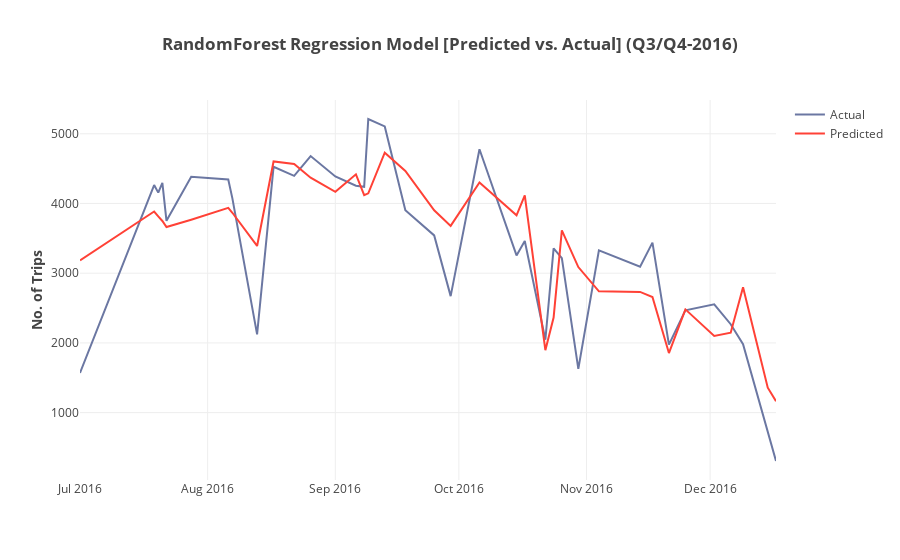

Notebook code cell kept with this figure:
### Code cell
rf_Test_Results = test.copy()
rf_Test_Results['Predicted']= (rf_Test_Predictions.astype(np.int64))

# Plot in a chart
rf_Test_Results['trip_date'] = list(map(lambda x, y, z: datetime.datetime(year=x, month=y, day=z),
                rf_Test_Results['year'], 
                rf_Test_Results['month'], 
                rf_Test_Results['day']))
rf_Test_Results = rf_Test_Results.sort_values('trip_date')

# Plot in a chart
trace1 = go.Scatter(
    y=rf_Test_Results['Total'],
    x=rf_Test_Results['trip_date'],
    name='Actual',
    marker=dict(
        color='#6B77A2'
    )
)
trace2 = go.Scatter(
    y=rf_Test_Results['Predicted'],
    x=rf_Test_Results['trip_date'],
    name='Predicted',
    marker=dict(
        color='#FF4136'
    )
)
data = [trace1, trace2]

layout = go.Layout(
    title='<b>RandomForest Regression Model [Predicted vs. Actual] (Q3/Q4-2016)</b>',
    yaxis=dict(
        title='<b>No. of Trips</b>'
    )
    #barmode='group'
)
fig = go.Figure(data=data, layout=layout)
iplot(fig)

### Figure 1 — Plotly figure (JSON) as saved in the notebook; plotly's stock layout.template omitted (floating-point values rounded to 4 significant figures)
{"data": [{"marker": {"color": "#6B77A2"}, "name": "Actual", "type": "scatter", "x": ["2016-07-01", "2016-07-19", "2016-07-20", "2016-07-21", "2016-07-22", "2016-07-28", "2016-08-06", "2016-08-07", "2016-08-13", "2016-08-17", "2016-08-22", "2016-08-26", "2016-09-01", "2016-09-06", "2016-09-08", "2016-09-09", "2016-09-13", "2016-09-18", "2016-09-25", "2016-09-29", "2016-10-06", "2016-10-15", "2016-10-17", "2016-10-22", "2016-10-24", "2016-10-26", "2016-10-30", "2016-11-04", "2016-11-14", "2016-11-17", "2016-11-21", "2016-11-25", "2016-12-02", "2016-12-06", "2016-12-09", "2016-12-15", "2016-12-17"], "y": [1570, 4265, 4156, 4296, 3751, 4382, 4344, 4073, 2122, 4526, 4397, 4680, 4387, 4255, 4239, 5212, 5106, 3902, 3542, 2671, 4778, 3255, 3462, 2045, 3355, 3215, 1628, 3329, 3094, 3439, 1976, 2468, 2554, 2268, 1982, 705, 306]}, {"marker": {"color": "#FF4136"}, "name": "Predicted", "type": "scatter", "x": ["2016-07-01", "2016-07-19", "2016-07-20", "2016-07-21", "2016-07-22", "2016-07-28", "2016-08-06", "2016-08-07", "2016-08-13", "2016-08-17", "2016-08-22", "2016-08-26", "2016-09-01", "2016-09-06", "2016-09-08", "2016-09-09", "2016-09-13", "2016-09-18", "2016-09-25", "2016-09-29", "2016-10-06", "2016-10-15", "2016-10-17", "2016-10-22", "2016-10-24", "2016-10-26", "2016-10-30", "2016-11-04", "2016-11-14", "2016-11-17", "2016-11-21", "2016-11-25", "2016-12-02", "2016-12-06", "2016-12-09", "2016-12-15", "2016-12-17"], "y": [3184, 3885, 3814, 3749, 3662, 3767, 3937, 3867, 3391, 4603, 4568, 4370, 4167, 4418, 4119, 4146, 4728, 4466, 3902, 3679, 4302, 3830, 4117, 1895, 2365, 3615, 3088, 2740, 2732, 2659, 1854, 2481, 2101, 2147, 2800, 1357, 1163]}], "layout": {"title": "<b>RandomForest Regression Model [Predicted vs. Actual] (Q3/Q4-2016)</b>", "yaxis": {"title": "<b>No. of Trips</b>"}}}
